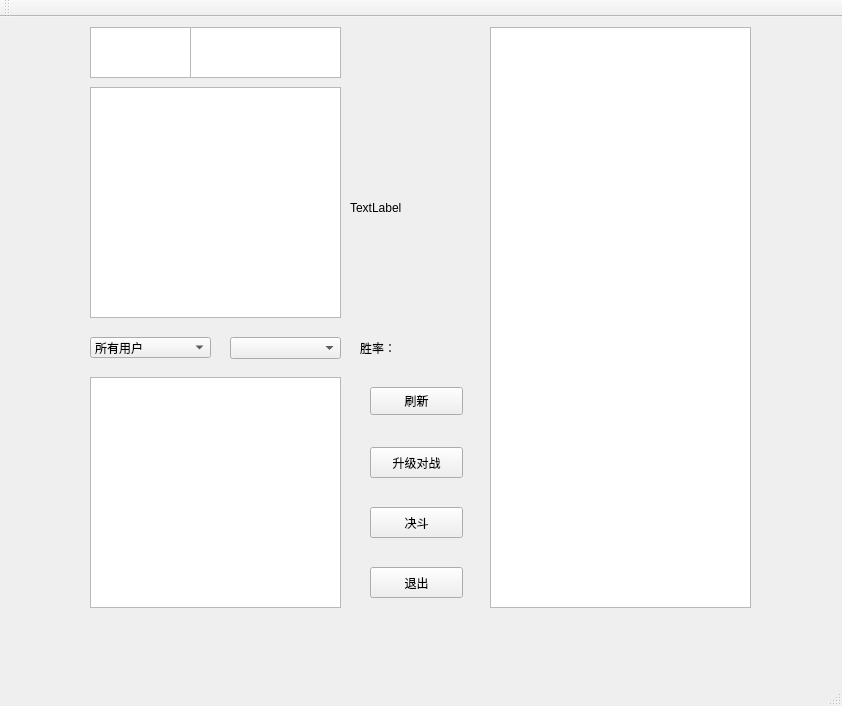
<?xml version="1.0" encoding="UTF-8"?>
<ui version="4.0">
 <class>TcpClient</class>
 <widget class="QMainWindow" name="TcpClient">
  <property name="geometry">
   <rect>
    <x>0</x>
    <y>0</y>
    <width>842</width>
    <height>706</height>
   </rect>
  </property>
  <property name="windowTitle">
   <string>TcpClient</string>
  </property>
  <widget class="QWidget" name="centralWidget">
   <widget class="QStackedWidget" name="stackedWidget">
    <property name="geometry">
     <rect>
      <x>50</x>
      <y>10</y>
      <width>751</width>
      <height>621</height>
     </rect>
    </property>
    <property name="styleSheet">
     <string notr="true"/>
    </property>
    <property name="currentIndex">
     <number>1</number>
    </property>
    <widget class="QWidget" name="page">
     <widget class="QGroupBox" name="groupBox">
      <property name="geometry">
       <rect>
        <x>200</x>
        <y>200</y>
        <width>311</width>
        <height>231</height>
       </rect>
      </property>
      <property name="styleSheet">
       <string notr="true"/>
      </property>
      <property name="title">
       <string/>
      </property>
      <property name="checkable">
       <bool>false</bool>
      </property>
      <widget class="QWidget" name="layoutWidget">
       <property name="geometry">
        <rect>
         <x>60</x>
         <y>110</y>
         <width>201</width>
         <height>51</height>
        </rect>
       </property>
       <layout class="QHBoxLayout" name="horizontalLayout_2">
        <item>
         <widget class="QLabel" name="label_2">
          <property name="font">
           <font>
            <weight>75</weight>
            <bold>true</bold>
           </font>
          </property>
          <property name="text">
           <string>密  码：</string>
          </property>
         </widget>
        </item>
        <item>
         <widget class="QLineEdit" name="passwardLineEdit"/>
        </item>
       </layout>
      </widget>
      <widget class="QPushButton" name="signBtn">
       <property name="geometry">
        <rect>
         <x>60</x>
         <y>180</y>
         <width>81</width>
         <height>31</height>
        </rect>
       </property>
       <property name="text">
        <string>注册</string>
       </property>
      </widget>
      <widget class="QPushButton" name="sendBtn">
       <property name="geometry">
        <rect>
         <x>180</x>
         <y>180</y>
         <width>81</width>
         <height>31</height>
        </rect>
       </property>
       <property name="text">
        <string>登录</string>
       </property>
      </widget>
      <widget class="QWidget" name="layoutWidget">
       <property name="geometry">
        <rect>
         <x>60</x>
         <y>30</y>
         <width>201</width>
         <height>61</height>
        </rect>
       </property>
       <layout class="QHBoxLayout" name="horizontalLayout">
        <item>
         <widget class="QLabel" name="label">
          <property name="font">
           <font>
            <weight>75</weight>
            <bold>true</bold>
           </font>
          </property>
          <property name="text">
           <string>用户名：</string>
          </property>
          <property name="wordWrap">
           <bool>false</bool>
          </property>
         </widget>
        </item>
        <item>
         <widget class="QLineEdit" name="userLineEdit"/>
        </item>
       </layout>
      </widget>
     </widget>
     <widget class="QLabel" name="label_pic_big">
      <property name="geometry">
       <rect>
        <x>-30</x>
        <y>10</y>
        <width>801</width>
        <height>631</height>
       </rect>
      </property>
      <property name="styleSheet">
       <string notr="true"/>
      </property>
      <property name="text">
       <string/>
      </property>
     </widget>
     <widget class="QLabel" name="label_pic_small">
      <property name="geometry">
       <rect>
        <x>190</x>
        <y>190</y>
        <width>331</width>
        <height>251</height>
       </rect>
      </property>
      <property name="text">
       <string>TextLabel</string>
      </property>
     </widget>
     <zorder>label_pic_big</zorder>
     <zorder>label_pic_small</zorder>
     <zorder>groupBox</zorder>
    </widget>
    <widget class="QWidget" name="page_2">
     <widget class="QLabel" name="label_pic_2">
      <property name="geometry">
       <rect>
        <x>300</x>
        <y>60</y>
        <width>131</width>
        <height>241</height>
       </rect>
      </property>
      <property name="text">
       <string>TextLabel</string>
      </property>
     </widget>
     <widget class="QTableWidget" name="table_detail">
      <property name="geometry">
       <rect>
        <x>440</x>
        <y>0</y>
        <width>261</width>
        <height>581</height>
       </rect>
      </property>
     </widget>
     <widget class="QTableWidget" name="table_list">
      <property name="geometry">
       <rect>
        <x>40</x>
        <y>60</y>
        <width>251</width>
        <height>231</height>
       </rect>
      </property>
     </widget>
     <widget class="QPushButton" name="level_fight">
      <property name="geometry">
       <rect>
        <x>320</x>
        <y>420</y>
        <width>93</width>
        <height>31</height>
       </rect>
      </property>
      <property name="text">
       <string>升级对战</string>
      </property>
     </widget>
     <widget class="QPushButton" name="PVP_fight">
      <property name="geometry">
       <rect>
        <x>320</x>
        <y>480</y>
        <width>93</width>
        <height>31</height>
       </rect>
      </property>
      <property name="text">
       <string>决斗</string>
      </property>
     </widget>
     <widget class="QTextBrowser" name="textBrowser">
      <property name="geometry">
       <rect>
        <x>40</x>
        <y>0</y>
        <width>101</width>
        <height>51</height>
       </rect>
      </property>
      <property name="styleSheet">
       <string notr="true"/>
      </property>
      <property name="html">
       <string>&lt;!DOCTYPE HTML PUBLIC &quot;-//W3C//DTD HTML 4.0//EN&quot; &quot;http://www.w3.org/TR/REC-html40/strict.dtd&quot;&gt;
&lt;html&gt;&lt;head&gt;&lt;meta name=&quot;qrichtext&quot; content=&quot;1&quot; /&gt;&lt;style type=&quot;text/css&quot;&gt;
p, li { white-space: pre-wrap; }
&lt;/style&gt;&lt;/head&gt;&lt;body style=&quot; font-family:'SimSun'; font-size:9pt; font-weight:400; font-style:normal;&quot;&gt;
&lt;p style=&quot;-qt-paragraph-type:empty; margin-top:0px; margin-bottom:0px; margin-left:0px; margin-right:0px; -qt-block-indent:0; text-indent:0px; font-family:'Britannic Bold'; font-size:10pt;&quot;&gt;&lt;br /&gt;&lt;/p&gt;&lt;/body&gt;&lt;/html&gt;</string>
      </property>
     </widget>
     <widget class="QComboBox" name="comboBox">
      <property name="geometry">
       <rect>
        <x>40</x>
        <y>310</y>
        <width>121</width>
        <height>21</height>
       </rect>
      </property>
      <property name="editable">
       <bool>false</bool>
      </property>
      <property name="frame">
       <bool>true</bool>
      </property>
      <item>
       <property name="text">
        <string>所有用户</string>
       </property>
      </item>
      <item>
       <property name="text">
        <string>在线用户</string>
       </property>
      </item>
     </widget>
     <widget class="QPushButton" name="back">
      <property name="geometry">
       <rect>
        <x>320</x>
        <y>540</y>
        <width>93</width>
        <height>31</height>
       </rect>
      </property>
      <property name="text">
       <string>退出</string>
      </property>
     </widget>
     <widget class="QTableWidget" name="table_list_user">
      <property name="geometry">
       <rect>
        <x>40</x>
        <y>350</y>
        <width>251</width>
        <height>231</height>
       </rect>
      </property>
     </widget>
     <widget class="QComboBox" name="comboBox_2">
      <property name="geometry">
       <rect>
        <x>180</x>
        <y>310</y>
        <width>111</width>
        <height>22</height>
       </rect>
      </property>
     </widget>
     <widget class="QPushButton" name="refresh_button">
      <property name="geometry">
       <rect>
        <x>320</x>
        <y>360</y>
        <width>93</width>
        <height>28</height>
       </rect>
      </property>
      <property name="text">
       <string>刷新</string>
      </property>
     </widget>
     <widget class="QLabel" name="label_win_rat">
      <property name="geometry">
       <rect>
        <x>310</x>
        <y>310</y>
        <width>101</width>
        <height>21</height>
       </rect>
      </property>
      <property name="text">
       <string>胜率：</string>
      </property>
     </widget>
     <widget class="QTextBrowser" name="textBrowser_2">
      <property name="geometry">
       <rect>
        <x>140</x>
        <y>0</y>
        <width>151</width>
        <height>51</height>
       </rect>
      </property>
     </widget>
    </widget>
    <widget class="QWidget" name="page_3">
     <widget class="QTableWidget" name="table_list_ser">
      <property name="geometry">
       <rect>
        <x>30</x>
        <y>20</y>
        <width>251</width>
        <height>421</height>
       </rect>
      </property>
     </widget>
     <widget class="QTableWidget" name="table_detail_ser">
      <property name="geometry">
       <rect>
        <x>460</x>
        <y>20</y>
        <width>281</width>
        <height>521</height>
       </rect>
      </property>
     </widget>
     <widget class="QLabel" name="label_pic_ser">
      <property name="geometry">
       <rect>
        <x>310</x>
        <y>120</y>
        <width>131</width>
        <height>231</height>
       </rect>
      </property>
      <property name="text">
       <string>TextLabel</string>
      </property>
     </widget>
     <widget class="QPushButton" name="push_begin_fight">
      <property name="geometry">
       <rect>
        <x>120</x>
        <y>480</y>
        <width>71</width>
        <height>41</height>
       </rect>
      </property>
      <property name="text">
       <string>开始决斗</string>
      </property>
     </widget>
     <widget class="QPushButton" name="back_ser">
      <property name="geometry">
       <rect>
        <x>30</x>
        <y>480</y>
        <width>71</width>
        <height>41</height>
       </rect>
      </property>
      <property name="text">
       <string>返回</string>
      </property>
     </widget>
     <widget class="QPushButton" name="pushButton_re">
      <property name="geometry">
       <rect>
        <x>210</x>
        <y>480</y>
        <width>71</width>
        <height>41</height>
       </rect>
      </property>
      <property name="text">
       <string>刷新</string>
      </property>
     </widget>
    </widget>
    <widget class="QWidget" name="page_4">
     <widget class="QLabel" name="label_pic_song">
      <property name="geometry">
       <rect>
        <x>170</x>
        <y>240</y>
        <width>141</width>
        <height>231</height>
       </rect>
      </property>
      <property name="text">
       <string>TextLabel</string>
      </property>
     </widget>
     <widget class="QTableWidget" name="table_list_song">
      <property name="enabled">
       <bool>true</bool>
      </property>
      <property name="geometry">
       <rect>
        <x>360</x>
        <y>240</y>
        <width>241</width>
        <height>181</height>
       </rect>
      </property>
     </widget>
     <widget class="QTextBrowser" name="textBrowser_seg">
      <property name="enabled">
       <bool>false</bool>
      </property>
      <property name="geometry">
       <rect>
        <x>160</x>
        <y>90</y>
        <width>451</width>
        <height>111</height>
       </rect>
      </property>
      <property name="html">
       <string>&lt;!DOCTYPE HTML PUBLIC &quot;-//W3C//DTD HTML 4.0//EN&quot; &quot;http://www.w3.org/TR/REC-html40/strict.dtd&quot;&gt;
&lt;html&gt;&lt;head&gt;&lt;meta name=&quot;qrichtext&quot; content=&quot;1&quot; /&gt;&lt;style type=&quot;text/css&quot;&gt;
p, li { white-space: pre-wrap; }
&lt;/style&gt;&lt;/head&gt;&lt;body style=&quot; font-family:'SimSun'; font-size:9pt; font-weight:400; font-style:normal;&quot;&gt;
&lt;p style=&quot; margin-top:0px; margin-bottom:0px; margin-left:0px; margin-right:0px; -qt-block-indent:0; text-indent:0px;&quot;&gt;&lt;span style=&quot; font-size:10pt; font-weight:600;&quot;&gt;尊敬的用户：&lt;/span&gt;&lt;/p&gt;
&lt;p style=&quot; margin-top:0px; margin-bottom:0px; margin-left:0px; margin-right:0px; -qt-block-indent:0; text-indent:0px;&quot;&gt;&lt;span style=&quot; font-size:10pt; font-weight:600;&quot;&gt;    非常遗憾！由于您输了决斗赛，请您选择一个精灵送出。但是请不要灰心，您可以通过升级赛不断磨砺您的精灵提升战力，欢迎再战！&lt;/span&gt;&lt;/p&gt;&lt;/body&gt;&lt;/html&gt;</string>
      </property>
     </widget>
     <widget class="QPushButton" name="confirm">
      <property name="geometry">
       <rect>
        <x>360</x>
        <y>450</y>
        <width>241</width>
        <height>41</height>
       </rect>
      </property>
      <property name="text">
       <string>确认送出</string>
      </property>
     </widget>
    </widget>
   </widget>
  </widget>
  <widget class="QMenuBar" name="menuBar">
   <property name="geometry">
    <rect>
     <x>0</x>
     <y>0</y>
     <width>842</width>
     <height>26</height>
    </rect>
   </property>
  </widget>
  <widget class="QToolBar" name="mainToolBar">
   <attribute name="toolBarArea">
    <enum>TopToolBarArea</enum>
   </attribute>
   <attribute name="toolBarBreak">
    <bool>false</bool>
   </attribute>
  </widget>
  <widget class="QStatusBar" name="statusBar"/>
 </widget>
 <layoutdefault spacing="6" margin="11"/>
 <tabstops>
  <tabstop>userLineEdit</tabstop>
  <tabstop>passwardLineEdit</tabstop>
  <tabstop>signBtn</tabstop>
  <tabstop>sendBtn</tabstop>
 </tabstops>
 <resources/>
 <connections/>
</ui>
